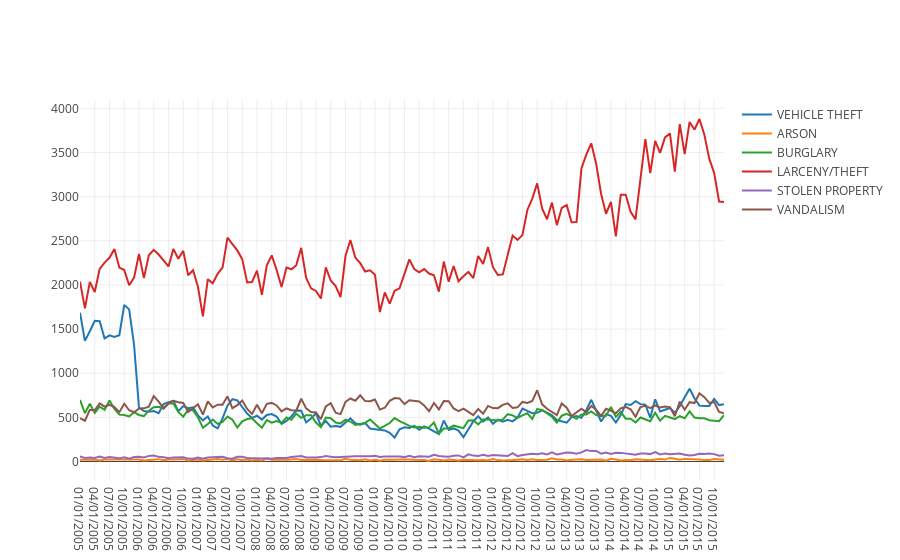

Write notebook code for a chart like this one.
### Markdown cell above
The above plot shows a monthwise distribution of crimes from 2010 to 2015. There is no pattern indicating a particular month when crime is more.

### Code cell
sorted_data = crime.sort_values(['Year', 'month'])
trace0 = go.Scatter(
    x = sorted_data[sorted_data['Category']=='VEHICLE THEFT']['Date'],
    y = sorted_data[sorted_data['Category']=='VEHICLE THEFT']['IncidntNum'],
    mode = 'lines',
    name = 'VEHICLE THEFT'
)
                                           
trace1 = go.Scatter(
    x = sorted_data[sorted_data['Category']=='ARSON']['Date'],
    y = sorted_data[sorted_data['Category']=='ARSON']['IncidntNum'],
    mode = 'lines',
    name = 'ARSON'
)

trace2 = go.Scatter(
    x = sorted_data[sorted_data['Category']=='BURGLARY']['Date'],
    y = sorted_data[sorted_data['Category']=='BURGLARY']['IncidntNum'],
    mode = 'lines',
    name = 'BURGLARY'
)
                                           
trace3 = go.Scatter(
    x = sorted_data[sorted_data['Category']=='LARCENY/THEFT']['Date'],
    y = sorted_data[sorted_data['Category']=='LARCENY/THEFT']['IncidntNum'],
    mode = 'lines',
    name = 'LARCENY/THEFT'
)
                                           
trace4 = go.Scatter(
    x = sorted_data[sorted_data['Category']=='STOLEN PROPERTY']['Date'],
    y = sorted_data[sorted_data['Category']=='STOLEN PROPERTY']['IncidntNum'],
    mode = 'lines',
    name = 'STOLEN PROPERTY'
)

trace5 = go.Scatter(
    x = sorted_data[sorted_data['Category']=='VANDALISM']['Date'],
    y = sorted_data[sorted_data['Category']=='VANDALISM']['IncidntNum'],
    mode = 'lines',
    name = 'VANDALISM'
)

data = [trace0, trace1, trace2, trace3, trace4, trace5]
fig = go.Figure(data = data)
iplot(fig, filename='line-mode')

### Figure 1 — Plotly figure (JSON) as saved in the notebook; plotly's stock layout.template omitted (floating-point values rounded to 4 significant figures; data arrays with more than 128 entries replaced by an {"elided": "..."} marker saying what was removed)
{"data": [{"mode": "lines", "name": "VEHICLE THEFT", "type": "scatter", "x": {"elided": "132 str values"}, "y": {"elided": "132 int values"}}, {"mode": "lines", "name": "ARSON", "type": "scatter", "x": {"elided": "132 str values"}, "y": {"elided": "132 int values"}}, {"mode": "lines", "name": "BURGLARY", "type": "scatter", "x": {"elided": "132 str values"}, "y": {"elided": "132 int values"}}, {"mode": "lines", "name": "LARCENY/THEFT", "type": "scatter", "x": {"elided": "132 str values"}, "y": {"elided": "132 int values"}}, {"mode": "lines", "name": "STOLEN PROPERTY", "type": "scatter", "x": {"elided": "132 str values"}, "y": {"elided": "132 int values"}}, {"mode": "lines", "name": "VANDALISM", "type": "scatter", "x": {"elided": "132 str values"}, "y": {"elided": "132 int values"}}], "layout": {}}
